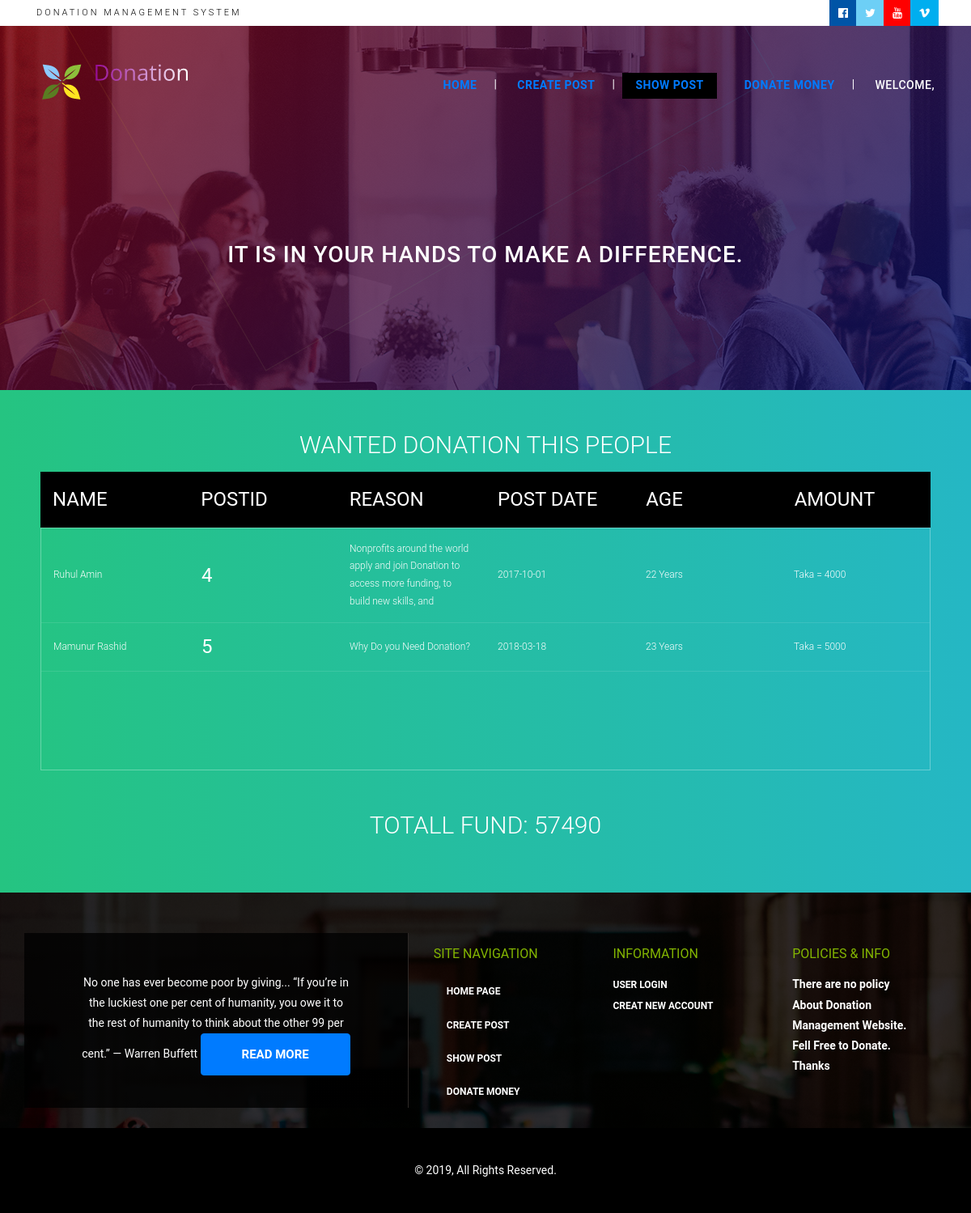
The page /show.php on the database its author committed.
### tables this page shows
CREATE TABLE `donation_post` (
  `postid` int(10) NOT NULL,
  `Userid` int(10) NOT NULL,
  `donation_reason` varchar(100) NOT NULL,
  `donation_date` date DEFAULT NULL,
  `donation_time` time DEFAULT NULL,
  `amount` float DEFAULT NULL,
  `fund` int(20) DEFAULT NULL
);

CREATE TABLE `user_details` (
  `Userid` int(10) NOT NULL,
  `Admin` int(2) DEFAULT NULL,
  `Password` varchar(20) NOT NULL,
  `Name` varchar(30) NOT NULL,
  `email` varchar(40) NOT NULL,
  `gender` varchar(20) NOT NULL,
  `age` int(4) NOT NULL
);

### show.php (the view, shortened to what this page needs)
<!doctype html>
<html lang="en">
  <head>
    <link rel="stylesheet" href="https://maxcdn.bootstrapcdn.com/bootstrap/4.0.0/css/bootstrap.min.css">
    <link href="https://cdnjs.cloudflare.com/ajax/libs/font-awesome/4.7.0/css/font-awesome.css" rel="stylesheet">
    <link rel="stylesheet" href="https://cdnjs.cloudflare.com/ajax/libs/ekko-lightbox/5.3.0/ekko-lightbox.css">
    <link rel="stylesheet" href="css/animate.css">
    <link rel="stylesheet" href="css/main.css">
	<link href="css/1.css" rel="stylesheet" media="all">
	<link rel="stylesheet" href="css/u.css">
  </head>
  <body>
   <div class="top-container">
    <div class="container">
        <div class="row">
            <div class="col-sm-6 col-5 col1">
                <h5>Donation Management System</h5>
            </div>
            <div class="col-sm-6 col-7 col2">
                <div class="row">
                   <div class="col-sm-12">
                      <a href="#"><i class="fa fa-facebook-official" aria-hidden="true"></i></a>
                      <a href="#"><i class="fa fa-twitter" aria-hidden="true"></i></a>
                      <a href="#"><i class="fa fa-youtube" aria-hidden="true"></i></a>
                      <a href="#"><i class="fa fa-vimeo" aria-hidden="true"></i></a>
                   </div>
                </div>
            </div>
        </div>
    </div>
   </div>
    <nav id="myHeader" class="header navbar navbar-expand-lg navbar-dark">
      <div class="container">
        <div class="navbar-brand"><img src="images/logo.png" alt="logo"></div>
        <div class="collapse navbar-collapse" id="navbarResponsive">
          <ul class="navbar-nav ml-auto">
            <li class="nav-item">
			<div class="nav-link">
              <?php
				$username=$_GET['username'];
				$url="http://localhost/donation/home.php?username=" .$username;
				echo "<a href='$url'><b>Home</b></a>";
				?></div>
            </li>
			<li class="nav-item">
              <div class="nav-link">
              <?php
				$username=$_GET['username'];
				$url="post.php?username=" .$username;
				echo "<a href='$url'><b>Create Post</b></a>";
				?></div>
            </li>
			<li class="nav-item active">
              <div class="nav-link">
              <?php
				$username=$_GET['username'];
				$url="show.php?username=" .$username;
				echo "<a href='$url'><b>Show Post</b></a>";
				?></div>
            </li>
            <li class="nav-item">
              <div class="nav-link">
              <?php
				$username=$_GET['username'];
				$url="doner.php?username=" .$username;
				echo "<a href='$url'><b>Donate Money</b></a>";
				?></div>
            </li>
            <li class="nav-item">
              <div class="nav-link">
              <?php
				$username=$_GET['username'];
				echo "Welcome, $username";
				?></div>
            </li>
          </ul>
        </div>
      </div>
    </nav>
   <header class="banner">
         <div class="gradient"></div>
          <div class="container">
              <div class="row">
                 <div class="col-sm-12 heading">
                    <h1 data-aos="fade-right" data-aos-delay="300"></h1>
                    <h2 data-aos="fade-left" data-aos-delay="300">It is in your hands to make a difference.</h2>
                 </div>
              </div>
          </div>
    </header>
<body>
<?php
$DB="donation";
$USER="root";
$PASS="";
$HOST="localhost";
 $con=mysqli_connect($HOST,$USER,$PASS,$DB);
$qu ="SELECT * FROM donation_post as w join user_details as g on w.Userid=g.Userid where w.amount>0";
$data = mysqli_query($con,$qu);
$total = mysqli_num_rows($data);
if($total != 0)
{
	?>
  <section>
  <h1>Wanted Donation This People</h1>
  <div class="tbl-header">
    <table cellpadding="0" cellspacing="0" border="0">
      <thead>
        <tr>
			<th><h3>Name</h3></th>
		    <th><h3>PostID</h3></th>
		    <th><h3>Reason</h3></th>
            <th><h3>Post Date</h3></th>
			<th><h3>Age</h3></th>
            <th><h3>Amount</h3></th>
        </tr>
      </thead>
    </table>
  </div>
  <div class="tbl-content">
    <table cellpadding="0" cellspacing="0" border="0">
      <tbody>
        <?php
	while($result = mysqli_fetch_assoc($data)){
echo"<tr>
		<td>".$result['Name']."</td>
		<td><h3>".$result['postid']."</h3></td>
        <td>".$result['donation_reason']."</td>
        <td>".$result['donation_date']."</td>
		<td>".$result['age']." Years</td>
        <td>Taka = ".$result['amount']."</td>
	</tr>";
	}
}
else
{
echo "no data found";
}
?>
      </tbody>
    </table>
  </div>
</section>
<?php
$DB="donation";
$USER="root";
$PASS="";
$HOST="localhost";
 $conn=mysqli_connect($HOST,$USER,$PASS,$DB);
$query ="SELECT SUM(fund) as sumsalary FROM donation_post";
$res = mysqli_query($conn,$query);
$data = mysqli_fetch_array($res);
print "<h1>Totall Fund: ".$data['sumsalary']."</h1>";
?>
<footer class="page-footer">
  <div class="gradient"></div>
    <div class="container text-center text-md-left">
      <div class="row">
        <div class="col-lg-5 col-md-12 col-12 content">
           <div class="gradient"></div>
           <div class="carousel-caption">
            No one has ever become poor by giving...
              “If you’re in the luckiest one per cent of humanity, you owe it to the rest of
					humanity to think about the other 99 per cent.”
                       ― Warren Buffett
              <a class="btn btn-primary" href="#" role="button">Read More</a>
            </div>
        </div>
        <div class="col-lg-2 col-md-4 mx-auto">
          <h5 class="mt-3 mb-3">Site Navigation</h5>
          <ul class="list-unstyled">
		     <li>
              <div class="nav-link">
              <?php
				$username=$_GET['username'];
				$url="home.php?username=" .$username;
				echo "<a href='$url'><b>Home Page</b></a>";
				?></div>
            </li>
            <li>
              <div class="nav-link">
              <?php
				$username=$_GET['username'];
				$url="post.php?username=" .$username;
				echo "<a href='$url'><b>Create Post</b></a>";
				?></div>
            </li>
            <li>
              <div class="nav-link">
              <?php
				$username=$_GET['username'];
				$url="show.php?username=" .$username;
				echo "<a href='$url'><b>Show post</b></a>";
				?></div>
            </li>
            <li>
              <div class="nav-link">
              <?php
				$username=$_GET['username'];
				$url="doner.php?username=" .$username;
				echo "<a href='$url'><b>Donate Money</b></a>";
				?></div>
            </li>
          </ul>
        </div>
        <div class="col-lg-2 col-md-4 mx-auto">
          <h5 class="mt-3 mb-3">information</h5>
          <ul class="list-unstyled">
            <li>
              <a href="http://localhost/donation/login/login.php"><b>user login</b></a>
            </li>
            <li>
              <a href="http://localhost/donation/signup"><b>creat new account</b></a>
            </li>
          </ul>
        </div>
        <div class="col-lg-2 col-md-4 mx-auto">
          <h5 class="mt-3 mb-3">policies & Info</h5>
          <ul class="list-unstyled">
              <b>There are no policy About Donation Management Website. Fell Free to Donate. Thanks</b>
          </ul>
        </div>
      </div>
    </div>
    <br/>
    <div class="footer-copyright text-center">
       <p>© 2019, All Rights Reserved.</p>
    </div>
</footer>
  </body>
</html>

### css/1.css (style rules this page uses)
.row { display: -webkit-box; display: -webkit-flex; display: -moz-box; display: -ms-flexbox; display: flex; -webkit-flex-wrap: wrap; -ms-flex-wrap: wrap; flex-wrap: wrap; }
html { -webkit-box-sizing: border-box; -moz-box-sizing: border-box; box-sizing: border-box; }
* { padding: 0; margin: 0; }
*, *:before, *:after { -webkit-box-sizing: inherit; -moz-box-sizing: inherit; box-sizing: inherit; }
body, h1, h2, h3, h4, h5, h6, blockquote, p, pre, dl, dd, ol, ul, figure, hr, fieldset, legend { margin: 0; padding: 0; }
table { border-collapse: collapse; border-spacing: 0; }
body { font-family: "Open Sans", "Arial", "Helvetica Neue", sans-serif; font-weight: 400; font-size: 14px; }
h1, h2, h3, h4, h5, h6 { font-weight: 400; }
h1 { font-size: 36px; }
h2 { font-size: 30px; }
h3 { font-size: 24px; }
h5 { font-size: 15px; }
.btn { display: inline-block; line-height: 50px; padding: 0 50px; -webkit-transition: all 0.4s ease; -o-transition: all 0.4s ease; -moz-transition: all 0.4s ease; transition: all 0.4s ease; cursor: pointer; font-size: 15px; text-transform: uppercase; font-weight: 700; color: #fff; font-family: inherit; }

### css/u.css (style rules this page uses)
h1 { font-size: 30px; color: #fff; text-transform: uppercase; font-weight: 300; text-align: center; margin-bottom: 15px; }
table { width:100%; table-layout: fixed; }
.tbl-header { background-color: black; }
.tbl-content { height:300px; overflow-x:auto; margin-top: 0px; border: 1px solid rgba(255,255,255,0.3); }
th { padding: 20px 15px; text-align: left; font-weight: 500; font-size: 12px; color: #fff; text-transform: uppercase; }
td { padding: 15px; text-align: left; vertical-align:middle; font-weight: 300; font-size: 12px; color: #fff; border-bottom: solid 1px rgba(255,255,255,0.1); }
body { background: -webkit-linear-gradient(left, #25c481, #25b7c4); background: linear-gradient(to right, #25c481, #25b7c4); font-family: 'Roboto', sans-serif; }
section { margin: 50px; }

### rows shown on the page
donation_post: Userid.Name "Ruhul Amin", postid "4", donation_reason "Nonprofits around the world apply and join Donation to access more funding, to build new skills, and", donation_date "2017-10-01", Userid.age "22", amount "4000"
donation_post: Userid.Name "Mamunur Rashid", postid "5", donation_reason "Why Do you Need Donation?", donation_date "2018-03-18", Userid.age "23", amount "5000"

### other values the page prints
$data['sumsalary'] "57490"
